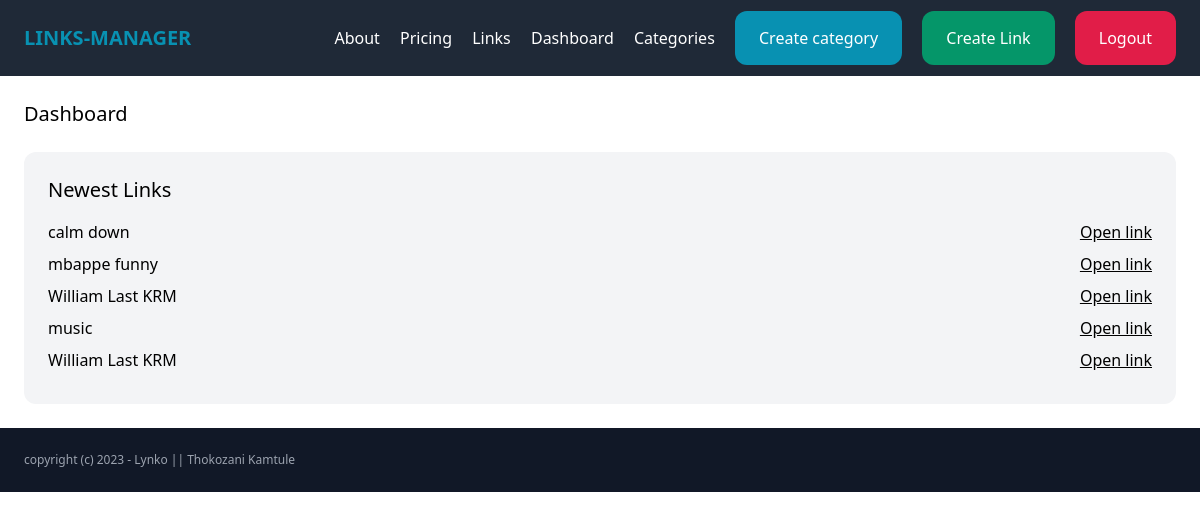
Page /dashboard/ (signed in) on the committed database.
### link/models.py (models this page shows)
class Link(models.Model):
    category = models.ForeignKey(Category, related_name='links', on_delete=models.CASCADE)
    name = models.CharField(max_length=255)
    description = models.TextField(blank=True, null=True)
    url = models.CharField(max_length=255)
    created_by = models.ForeignKey(User, related_name='links', on_delete=models.CASCADE)
    created_at = models.DateTimeField(auto_now_add=True)
    class Meta:
        ordering = ('-created_at',)

### dashboard/views.py (the view)
# urls.py: path('dashboard/', include('dashboard.urls')),
@login_required
def dashboard(request):
	newest_links = Link.objects.filter(created_by=request.user)[0:5]
	return render(request, 'dashboard/dashboard.html', {
		'newest_links': newest_links
		})

### dashboard/templates/dashboard/dashboard.html (shortened to what this page needs)
{% extends 'core/base.html' %}
{% block content %}
	<h1 class="mb-6 text-xl">Dashboard</h1>
	<div class="p-6 bg-gray-100 rounded-xl">
		<h2 class="mb-4 text-xl">Newest Links</h2>
		{% for link in newest_links %}
		<div class="mb-2 flex justify-between items-center">
			<p>{{link.name}}</p>
			<a href="{{link.url}}" class="underline" target="_blank">Open link</a>
		</div>
		{% endfor %}
	</div>
{% endblock %}

### rows in the picture
Link: name "calm down"
Link: name "mbappe funny"
Link: name "William Last KRM"
Link: name "music"
Link: name "William Last KRM"
